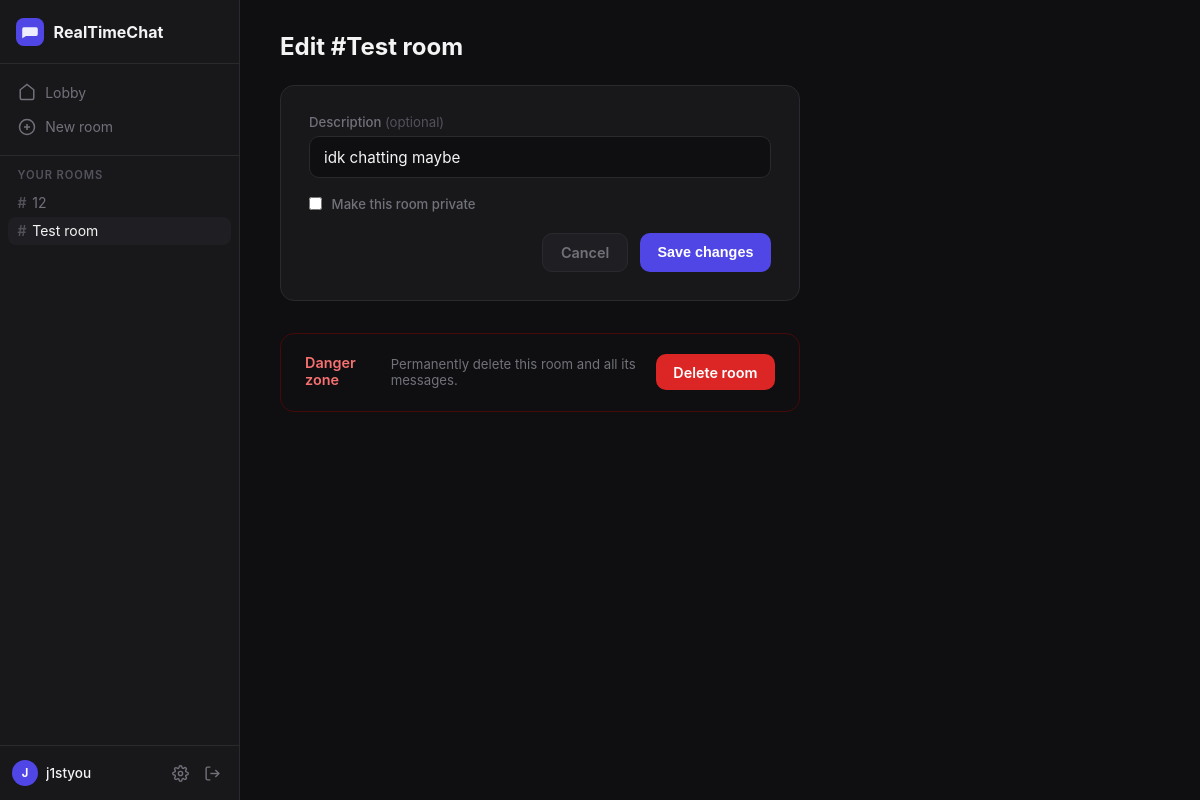
/test-room/edit/ (signed in), run on the app's committed database.
### rooms/models.py (models this page shows, shortened)
class Room(TimestampedModel):
    class RoomType(models.TextChoices):
        GROUP = "group", "Group"
        DIRECT = "direct", "Direct message"
        CHANNEL = "channel", "Channel"
    name = models.CharField(max_length=100)
    slug = models.SlugField(max_length=110, unique=True, db_index=True)
    description = models.CharField(max_length=300, blank=True, default="")
    room_type = models.CharField(
        max_length=10,
        choices=RoomType.choices,
        default=RoomType.GROUP,
        db_index=True,
    )
    is_private = models.BooleanField(default=False)
    created_by = models.ForeignKey(
        settings.AUTH_USER_MODEL,
        on_delete=models.SET_NULL,
        null=True,
        related_name="created_rooms",
    )
    class Meta:
        verbose_name = "room"
        verbose_name_plural = "rooms"
        ordering = ["name"]

### accounts/models.py (models this page shows, shortened)
class User(AbstractBaseUser, PermissionsMixin):
    email = models.EmailField(unique=True, db_index=True)
    username = models.CharField(max_length=40, unique=True, db_index=True)
    is_active = models.BooleanField(default=True)
    is_staff = models.BooleanField(default=False)
    date_joined = models.DateTimeField(default=timezone.now)
    objects = UserManager()
    USERNAME_FIELD = "email"
    REQUIRED_FIELDS = ["username"]
    class Meta:
        verbose_name = "user"
        verbose_name_plural = "users"
        ordering = ["-date_joined"]

### rooms/views.py (the view)
# urls.py: path("<slug:slug>/edit/", views.edit_room_view, name="edit"),
@login_required
def edit_room_view(request, slug):
    room = get_object_or_404(Room, slug=slug)
    if not is_owner_or_admin(request.user, room):
        messages.error(request, "You don't have permission to edit this room.")
        return redirect("rooms:detail", slug=room.slug)
    form = EditRoomForm(request.POST or None, instance=room)
    if request.method == "POST" and form.is_valid():
        form.save()
        messages.success(request, "Room updated.")
        return redirect("rooms:detail", slug=room.slug)
    return render(request, "rooms/edit_room.html", {"form": form, "room": room})

### rooms/forms.py
class EditRoomForm(forms.ModelForm):
    class Meta:
        model = Room
        fields = ("description", "is_private")
        widgets = {
            "description": forms.TextInput(attrs={
                "placeholder": "What's this room about? (optional)",
            }),
            "is_private": forms.CheckboxInput(),
        }

### rooms/context_processors.py (called while the page is built)
def sidebar_rooms(request):
    if not request.user.is_authenticated:
        return {"sidebar_rooms": []}
    rooms = (
        Room.objects
        .filter(memberships__user=request.user)
        .only("name", "slug")
        .order_by("name")
    )
    return {"sidebar_rooms": rooms}

### rooms/services.py (called while the page is built)
def is_owner_or_admin(user, room):
    return Membership.objects.filter(
        user=user,
        room=room,
        role__in=[Membership.Role.OWNER, Membership.Role.ADMIN],
    ).exists()

### rooms/templates/rooms/edit_room.html (shortened to what this page needs)
{% extends "rooms/base.html" %}
{% block content %}
<div class="form-page">
  <div class="form-page__header">
    <h1 class="page-title">Edit #{{ room.name }}</h1>
  </div>
  <form method="post" class="form-card" novalidate>
    <div class="form-group">
      <label for="{{ form.description.id_for_label }}">Description <span class="label-optional">(optional)</span></label>
      {{ form.description }}
    </div>
    <div class="form-group form-group--inline">
      {{ form.is_private }}
      <label for="{{ form.is_private.id_for_label }}">Make this room private</label>
    </div>
    <div class="form-actions">
      <a href="{% url 'rooms:detail' room.slug %}" class="btn btn--ghost">Cancel</a>
      <button type="submit" class="btn btn--primary">Save changes</button>
    </div>
  </form>
  <div class="danger-zone">
    <h3 class="danger-zone__title">Danger zone</h3>
    <p class="danger-zone__desc">Permanently delete this room and all its messages.</p>
    <a href="{% url 'rooms:delete' room.slug %}" class="btn btn--danger">Delete room</a>
  </div>
</div>
{% endblock %}

### rooms/templates/rooms/base.html (shortened to what this page needs)
{% load static %}
<!DOCTYPE html>
<html lang="en">
<head>
  <link rel="stylesheet" href="{% static 'css/app.css' %}">
</head>
<body>
  <div class="layout">
    <aside class="sidebar">
      <div class="sidebar__logo">
        <svg width="28" height="28" viewBox="0 0 36 36" fill="none">
          <rect width="36" height="36" rx="10" fill="#4F46E5"/>
          <path d="M8 24V14a2 2 0 012-2h16a2 2 0 012 2v7a2 2 0 01-2 2H13l-5 3v-2z"
                fill="white" fill-opacity="0.9"/>
        </svg>
        <span>RealTimeChat</span>
      </div>
      <nav class="sidebar__nav">
        <a href="{% url 'rooms:lobby' %}" class="sidebar__link {% block nav_lobby %}{% endblock %}">
          <svg width="18" height="18" viewBox="0 0 24 24" fill="none" stroke="currentColor" stroke-width="2">
            <path d="M3 9l9-7 9 7v11a2 2 0 01-2 2H5a2 2 0 01-2-2z"/>
          </svg>
          Lobby
        </a>
        <a href="{% url 'rooms:create' %}" class="sidebar__link {% block nav_create %}{% endblock %}">
          <svg width="18" height="18" viewBox="0 0 24 24" fill="none" stroke="currentColor" stroke-width="2">
            <circle cx="12" cy="12" r="10"/><line x1="12" y1="8" x2="12" y2="16"/>
            <line x1="8" y1="12" x2="16" y2="12"/>
          </svg>
          New room
        </a>
      </nav>
      <div class="sidebar__rooms">
        <p class="sidebar__section-label">Your rooms</p>
        {% for room in sidebar_rooms %}
          <a href="{% url 'rooms:detail' room.slug %}"
             class="sidebar__room {% if request.resolver_match.kwargs.slug == room.slug %}sidebar__room--active{% endif %}">
            <span class="sidebar__room-hash">#</span>{{ room.name }}
          </a>
        {% empty %}
          <p class="sidebar__empty">No rooms yet</p>
        {% endfor %}
      </div>
      <div class="sidebar__footer">
        <div class="sidebar__user">
          <div class="avatar avatar--sm">{{ request.user.username|first|upper }}</div>
          <span class="sidebar__username">{{ request.user.username }}</span>
        </div>
        <div class="sidebar__actions">
          <a href="{% url 'accounts:change-password' %}" class="sidebar__icon-btn" title="Settings">
          </a>
          <form method="post" action="{% url 'accounts:logout' %}" style="margin:0">
            <button type="submit" class="sidebar__icon-btn" title="Sign out">
              <svg width="17" height="17" viewBox="0 0 24 24" fill="none" stroke="currentColor" stroke-width="2">
                <path d="M9 21H5a2 2 0 01-2-2V5a2 2 0 012-2h4"/>
                <polyline points="16 17 21 12 16 7"/><line x1="21" y1="12" x2="9" y2="12"/>
              </svg>
            </button>
          </form>
        </div>
      </div>
    </aside>
    <main class="main">
      {% block content %}{% endblock %}
    </main>
  </div>
</body>
</html>

### data on the page
Room: name "12"
Room: name "Test room", description "idk chatting maybe"
User: user.username|first "J", user.username "j1styou"
